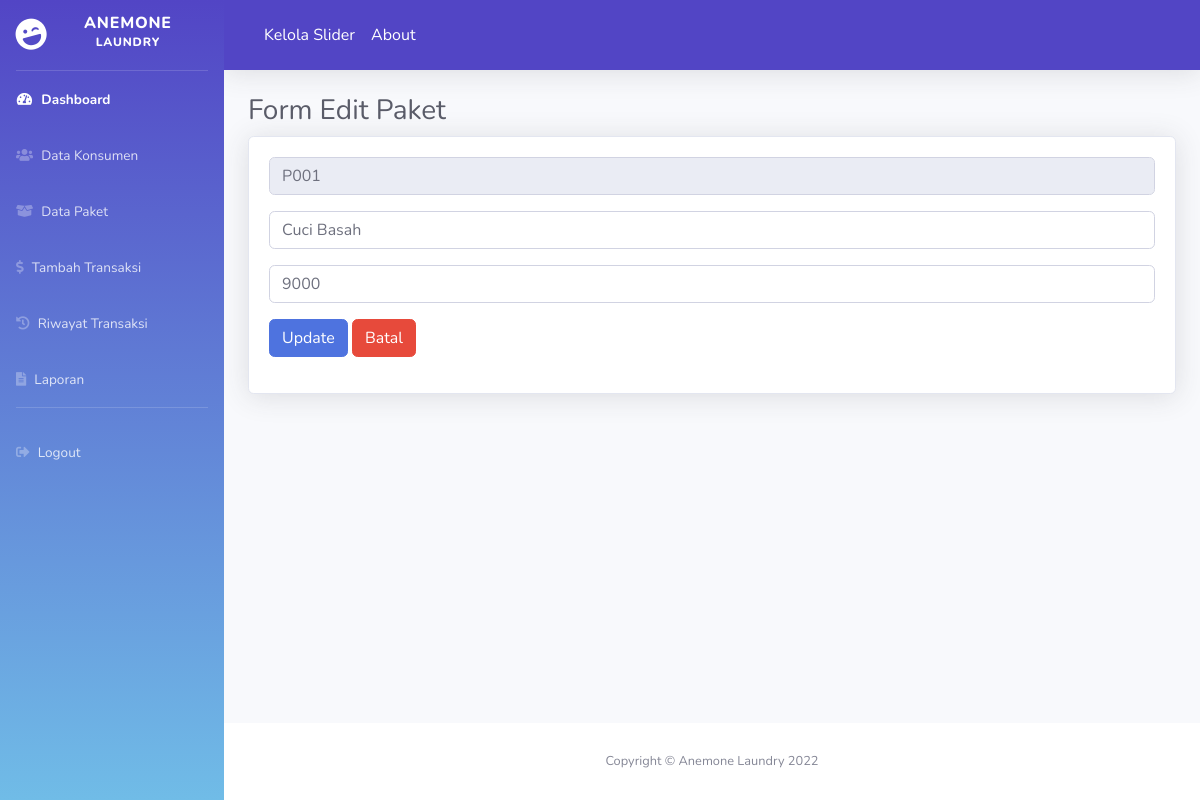
Page /paket/edit/P001 on the committed database.
### tables this page shows
CREATE TABLE `paket` (
  `kode_paket` varchar(20) NOT NULL,
  `nama_paket` varchar(50) NOT NULL,
  `harga_paket` varchar(20) NOT NULL
);

### application/controllers/paket.php (called while the page is built, shortened)
<?php
class Paket extends CI_Controller {
    public function __construct()
    {
        $this->load->model('m_paket');
    }
    public function edit($kode_paket)
    {
        $isi['content'] = 'backend/paket/e_paket';
        $isi['judul'] = 'Form Edit Paket';
        $isi['paket'] = $this->m_paket->edit($kode_paket);
        $this->load->view('backend/dashboard', $isi);
    }
}

### index.php (called while the page is built, shortened)
<?php
require_once BASEPATH.'core/CodeIgniter.php';

### application/models/m_paket.php (called while the page is built, shortened)
<?php
class M_paket extends CI_Model{
    public function edit($kode_paket)
    {
        $this->db->where('kode_paket',$kode_paket);
        return $this->db->get('paket')->row_array();
    }
}

### application/views/backend/paket/e_paket.php (the view, shortened to what this page needs)
<!DOCTYPE html>
<html lang="en">
<head>
</head>
<body>
    <div class="container-fluid">
        <h1 class="h3 mb-2 text-gray-800"><?= $judul;?></h1>
        <div class="card shadow mb-4">
            <div class="card-body">
                <form method="post" action="<?= base_url()?>paket/update">
                <div class="form-group">
                    <input type="text" name="kode_paket" value="<?= $paket['kode_paket'];?>" class="form-control" readonly>
                </div>
                <div class="form-group">
                    <input type="text" name="nama_paket" value="<?= $paket['nama_paket'];?>" class="form-control" placeholder="Input Nama Paket" required>
                </div>
                <div class="form-group">
                    <input type="number" name="harga_paket" value="<?= $paket['harga_paket'];?>" class="form-control" placeholder="Input Harga Paket" required>
                </div>
                <div class="form-group">
                    <button type="submit" class="btn btn-primary"> Update </button>
                    <a href="<?= base_url()?>paket" class="btn btn-danger"> Batal</a>
                </div>
            </form>
            </div>
        </div>
    </div>
</body>
</html>

### rows in the picture
paket: kode_paket "P001", nama_paket "Cuci Basah", harga_paket "9000"

### other values in the picture
$judul "Form Edit Paket"
